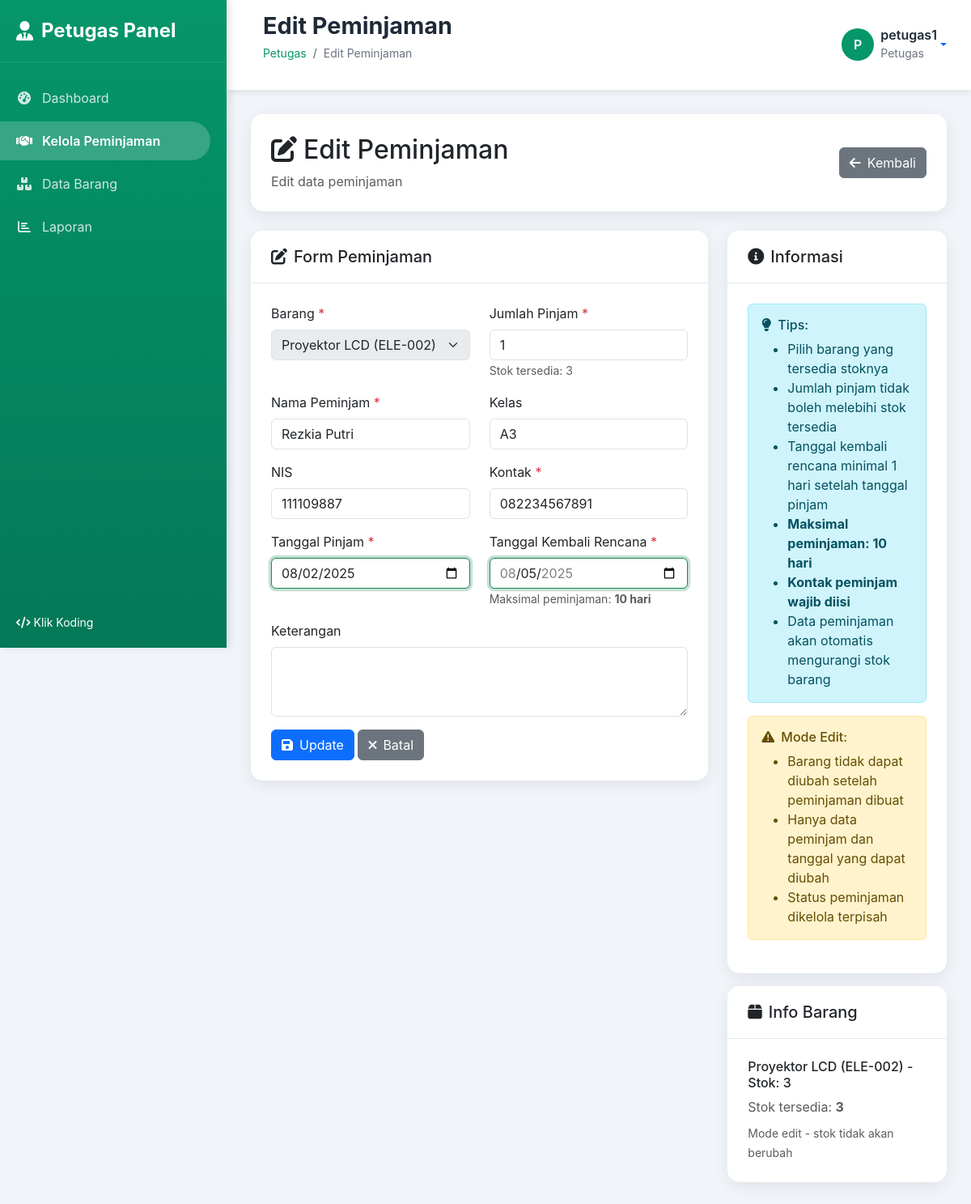
Page /petugas/peminjaman/form.php?id=22 (signed in) on the committed database.
### tables this page shows
CREATE TABLE `peminjaman` (
  `id` int NOT NULL,
  `kode_peminjaman` varchar(50) NOT NULL,
  `barang_id` int NOT NULL,
  `jumlah_pinjam` int NOT NULL,
  `peminjam_nama` varchar(100) NOT NULL,
  `peminjam_kelas` varchar(50) DEFAULT NULL,
  `peminjam_nis` varchar(20) DEFAULT NULL,
  `peminjam_kontak` varchar(20) DEFAULT NULL,
  `tanggal_pinjam` date NOT NULL,
  `tanggal_kembali_rencana` date NOT NULL,
  `tanggal_kembali_aktual` date DEFAULT NULL,
  `status` enum('dipinjam','dikembalikan','terlambat') DEFAULT 'dipinjam',
  `keterangan` text,
  `created_by` int NOT NULL,
  `created_at` timestamp NULL DEFAULT CURRENT_TIMESTAMP,
  `updated_at` timestamp NULL DEFAULT CURRENT_TIMESTAMP ON UPDATE CURRENT_TIMESTAMP
);

CREATE TABLE `barang` (
  `id` int NOT NULL,
  `kode_barang` varchar(50) NOT NULL,
  `nama_barang` varchar(200) NOT NULL,
  `deskripsi` text,
  `kategori_id` int NOT NULL,
  `lokasi_id` int NOT NULL,
  `jumlah_total` int NOT NULL DEFAULT '0',
  `jumlah_tersedia` int NOT NULL DEFAULT '0',
  `kondisi` enum('baik','rusak_ringan','rusak_berat') DEFAULT 'baik',
  `gambar` varchar(255) DEFAULT NULL,
  `foto` varchar(255) DEFAULT NULL,
  `spesifikasi` text,
  `tahun_pengadaan` year DEFAULT NULL,
  `harga_perolehan` decimal(15,2) DEFAULT '0.00',
  `created_by` int NOT NULL,
  `created_at` timestamp NULL DEFAULT CURRENT_TIMESTAMP,
  `updated_at` timestamp NULL DEFAULT CURRENT_TIMESTAMP ON UPDATE CURRENT_TIMESTAMP
);

CREATE TABLE `pengaturan` (
  `id` int NOT NULL,
  `nama_pengaturan` varchar(100) NOT NULL,
  `nilai` text,
  `deskripsi` text,
  `updated_at` timestamp NULL DEFAULT CURRENT_TIMESTAMP ON UPDATE CURRENT_TIMESTAMP
);

### petugas/peminjaman/form.php (the view, shortened to what this page needs)
<?php
$page_title = isset($_GET['id']) ? 'Edit Peminjaman' : 'Tambah Peminjaman';
require_once '../includes/header.php';
try {
    $pdo = new PDO("mysql:host=localhost;dbname=inventaris_sekolah", "root", "");
    $pdo->setAttribute(PDO::ATTR_ERRMODE, PDO::ERRMODE_EXCEPTION);
    $stmt = $pdo->query("SELECT nilai FROM pengaturan WHERE nama_pengaturan = 'maksimal_peminjaman'");
    $maksimal_peminjaman = (int)($stmt->fetch()['nilai'] ?? 7);
} catch(Exception $e) {
    $maksimal_peminjaman = 7;
}
$edit_mode = false;
$peminjaman_data = null;
if (isset($_GET['id'])) {
    $edit_mode = true;
    $peminjaman_id = $_GET['id'];
    try {
        $pdo = new PDO("mysql:host=localhost;dbname=inventaris_sekolah", "root", "");
        $pdo->setAttribute(PDO::ATTR_ERRMODE, PDO::ERRMODE_EXCEPTION);
        $stmt = $pdo->prepare("
            SELECT p.*, b.nama_barang, b.kode_barang, b.jumlah_tersedia
            FROM peminjaman p
            JOIN barang b ON p.barang_id = b.id
            WHERE p.id = ?
        ");
        $stmt->execute([$peminjaman_id]);
        $peminjaman_data = $stmt->fetch(PDO::FETCH_ASSOC);
    } catch(Exception $e) {
        echo "<script>alert('Terjadi kesalahan sistem!'); window.location.href='index.php';</script>";
        exit();
    }
}
try {
    $pdo = new PDO("mysql:host=localhost;dbname=inventaris_sekolah", "root", "");
    $pdo->setAttribute(PDO::ATTR_ERRMODE, PDO::ERRMODE_EXCEPTION);
    $stmt = $pdo->query("
        SELECT b.id, b.nama_barang, b.kode_barang, b.jumlah_tersedia, k.nama_kategori, l.nama_lokasi
        FROM barang b
        JOIN kategori k ON b.kategori_id = k.id
        JOIN lokasi l ON b.lokasi_id = l.id
        WHERE b.jumlah_tersedia > 0
        ORDER BY b.nama_barang
    ");
    $barang_list = $stmt->fetchAll(PDO::FETCH_ASSOC);
} catch(Exception $e) {
    $errors[] = "Gagal memuat data barang: " . $e->getMessage();
    $barang_list = [];
}
?>
<div class="row mb-4">
    <div class="col-12">
        <div class="card">
            <div class="card-body">
                <div class="row align-items-center">
                    <div class="col-md-8">
                        <h2 class="mb-2">
                            <i class="fas fa-<?= $edit_mode ? 'edit' : 'plus' ?> me-2"></i><?= $page_title ?>
                        </h2>
                        <p class="text-muted mb-0"><?= $edit_mode ? 'Edit data peminjaman' : 'Tambah peminjaman baru' ?></p>
                    </div>
                    <div class="col-md-4 text-md-end">
                        <a href="index.php" class="btn btn-secondary">
                            <i class="fas fa-arrow-left me-2"></i>Kembali
                        </a>
                    </div>
                </div>
            </div>
        </div>
    </div>
</div>
<div class="row">
    <div class="col-lg-8">
        <div class="card">
            <div class="card-header">
                <h5 class="mb-0">
                    <i class="fas fa-edit me-2"></i>Form Peminjaman
                </h5>
            </div>
            <div class="card-body">
                <form method="POST" id="peminjamanForm">
                    <div class="row">
                        <div class="col-md-6 mb-3">
                            <label for="barang_id" class="form-label">Barang <span class="text-danger">*</span></label>
                            <select class="form-select" id="barang_id" name="barang_id" required <?= $edit_mode ? 'disabled' : '' ?>>
                                <?php foreach ($barang_list as $barang): ?>
                                    <option value="<?= $barang['id'] ?>"
                                            data-stok="<?= $barang['jumlah_tersedia'] ?>"
                                            <?= ($edit_mode && $peminjaman_data['barang_id'] == $barang['id']) ? 'selected' : '' ?>>
                                        <?= htmlspecialchars($barang['nama_barang']) ?>
                                        (<?= htmlspecialchars($barang['kode_barang']) ?>) -
                                    </option>
                                <?php endforeach; ?>
                            </select>
                        </div>
                        <div class="col-md-6 mb-3">
                            <label for="jumlah_pinjam" class="form-label">Jumlah Pinjam <span class="text-danger">*</span></label>
                            <input type="number" class="form-control" id="jumlah_pinjam" name="jumlah_pinjam"
                                   min="1" required
                                   value="<?= $edit_mode ? $peminjaman_data['jumlah_pinjam'] : '' ?>">
                            <small class="text-muted">Stok tersedia: <span id="stok_tersedia">-</span></small>
                        </div>
                        <div class="col-md-6 mb-3">
                            <label for="peminjam_nama" class="form-label">Nama Peminjam <span class="text-danger">*</span></label>
                            <input type="text" class="form-control" id="peminjam_nama" name="peminjam_nama"
                                   required
                                   value="<?= $edit_mode ? htmlspecialchars($peminjaman_data['peminjam_nama']) : '' ?>">
                        </div>
                        <div class="col-md-6 mb-3">
                            <label for="peminjam_kelas" class="form-label">Kelas</label>
                            <input type="text" class="form-control" id="peminjam_kelas" name="peminjam_kelas"
                                   value="<?= $edit_mode ? htmlspecialchars($peminjaman_data['peminjam_kelas']) : '' ?>">
                        </div>
                        <div class="col-md-6 mb-3">
                            <label for="peminjam_nis" class="form-label">NIS</label>
                            <input type="text" class="form-control" id="peminjam_nis" name="peminjam_nis"
                                   value="<?= $edit_mode ? htmlspecialchars($peminjaman_data['peminjam_nis']) : '' ?>">
                        </div>
                        <div class="col-md-6 mb-3">
                            <label for="peminjam_kontak" class="form-label">Kontak <span class="text-danger">*</span></label>
                            <input type="text" class="form-control" id="peminjam_kontak" name="peminjam_kontak"
                                   value="<?= $edit_mode ? htmlspecialchars($peminjaman_data['peminjam_kontak']) : '' ?>" required>
                        </div>
                        <div class="col-md-6 mb-3">
                            <label for="tanggal_pinjam" class="form-label">Tanggal Pinjam <span class="text-danger">*</span></label>
                            <input type="date" class="form-control" id="tanggal_pinjam" name="tanggal_pinjam"
                                   required
                                   value="<?= $edit_mode ? $peminjaman_data['tanggal_pinjam'] : date('Y-m-d') ?>">
                        </div>
                        <div class="col-md-6 mb-3">
                            <label for="tanggal_kembali_rencana" class="form-label">Tanggal Kembali Rencana <span class="text-danger">*</span></label>
                            <input type="date" class="form-control" id="tanggal_kembali_rencana" name="tanggal_kembali_rencana"
                                   required
                                   value="<?= $edit_mode ? $peminjaman_data['tanggal_kembali_rencana'] : date('Y-m-d', strtotime('+7 days')) ?>">
                            <small class="text-muted">Maksimal peminjaman: <strong><?= $maksimal_peminjaman ?> hari</strong></small>
                        </div>
                        <div class="col-12 mb-3">
                            <label for="keterangan" class="form-label">Keterangan</label>
                            <textarea class="form-control" id="keterangan" name="keterangan" rows="3"><?= $edit_mode ? htmlspecialchars($peminjaman_data['keterangan']) : '' ?></textarea>
                        </div>
                    </div>
                    <div class="row">
                        <div class="col-12">
                            <button type="submit" class="btn btn-primary">
                                <i class="fas fa-save me-2"></i><?= $edit_mode ? 'Update' : 'Simpan' ?>
                            </button>
                            <a href="index.php" class="btn btn-secondary">
                                <i class="fas fa-times me-2"></i>Batal
                            </a>
                        </div>
                    </div>
                </form>
            </div>
        </div>
    </div>
    <div class="col-lg-4">
        <div class="card">
            <div class="card-header">
                <h5 class="mb-0">
                    <i class="fas fa-info-circle me-2"></i>Informasi
                </h5>
            </div>
            <div class="card-body">
                <div class="alert alert-info">
                    <h6><i class="fas fa-lightbulb me-2"></i>Tips:</h6>
                    <ul class="mb-0">
                        <li>Pilih barang yang tersedia stoknya</li>
                        <li>Jumlah pinjam tidak boleh melebihi stok tersedia</li>
                        <li>Tanggal kembali rencana minimal 1 hari setelah tanggal pinjam</li>
                        <li><strong>Maksimal peminjaman: <?= $maksimal_peminjaman ?> hari</strong></li>
                        <li><strong>Kontak peminjam wajib diisi</strong></li>
                        <li>Data peminjaman akan otomatis mengurangi stok barang</li>
                    </ul>
                </div>
                <?php if ($edit_mode): ?>
                    <div class="alert alert-warning">
                        <h6><i class="fas fa-exclamation-triangle me-2"></i>Mode Edit:</h6>
                        <ul class="mb-0">
                            <li>Barang tidak dapat diubah setelah peminjaman dibuat</li>
                            <li>Hanya data peminjam dan tanggal yang dapat diubah</li>
                            <li>Status peminjaman dikelola terpisah</li>
                        </ul>
                    </div>
                <?php endif; ?>
            </div>
        </div>
        <div class="card mt-3">
            <div class="card-header">
                <h5 class="mb-0">
                    <i class="fas fa-box me-2"></i>Info Barang
                </h5>
            </div>
            <div class="card-body" id="barangInfo">
            </div>
        </div>
    </div>
</div>
<?php require_once '../includes/footer.php'; ?>

### petugas/includes/header.php (style rules this page uses)
:root { --primary-color: #059669; --primary-dark: #047857; --secondary-color: #10b981; --success-color: #059669; --warning-color: #f59e0b; --danger-color: #ef4444; --dark-color: #1f2937; --light-color: #f8fafc; --gray-color: #6b7280; --sidebar-width: 280px; --header-height: 70px; }
* { margin: 0; padding: 0; box-sizing: border-box; }
body { font-family: 'Inter', -apple-system, BlinkMacSystemFont, 'Segoe UI', Roboto, sans-serif; background: #f1f5f9; overflow-x: hidden; }
.card { border: none; border-radius: 15px; box-shadow: 0 5px 20px rgba(0,0,0,0.08); transition: all 0.3s ease; }
.card-header { background: white; border-bottom: 1px solid #e5e7eb; border-radius: 15px 15px 0 0 !important; padding: 20px 25px; }
.card-body { padding: 25px; }

### rows in the picture
peminjaman: barang_id "Proyektor LCD (ELE-002) - Stok: 3", jumlah_pinjam "1", peminjam_nama "Rezkia Putri", peminjam_kelas "A3", peminjam_nis "111109887", peminjam_kontak "082234567891", tanggal_pinjam "08/02/2025", tanggal_kembali_rencana "08/05/2025"
pengaturan: nilai "10"

### other values in the picture
$page_title "Edit Peminjaman"
substr($user_name, 0, 1) "P"
$user_name "petugas1"
$user_role "Petugas"
